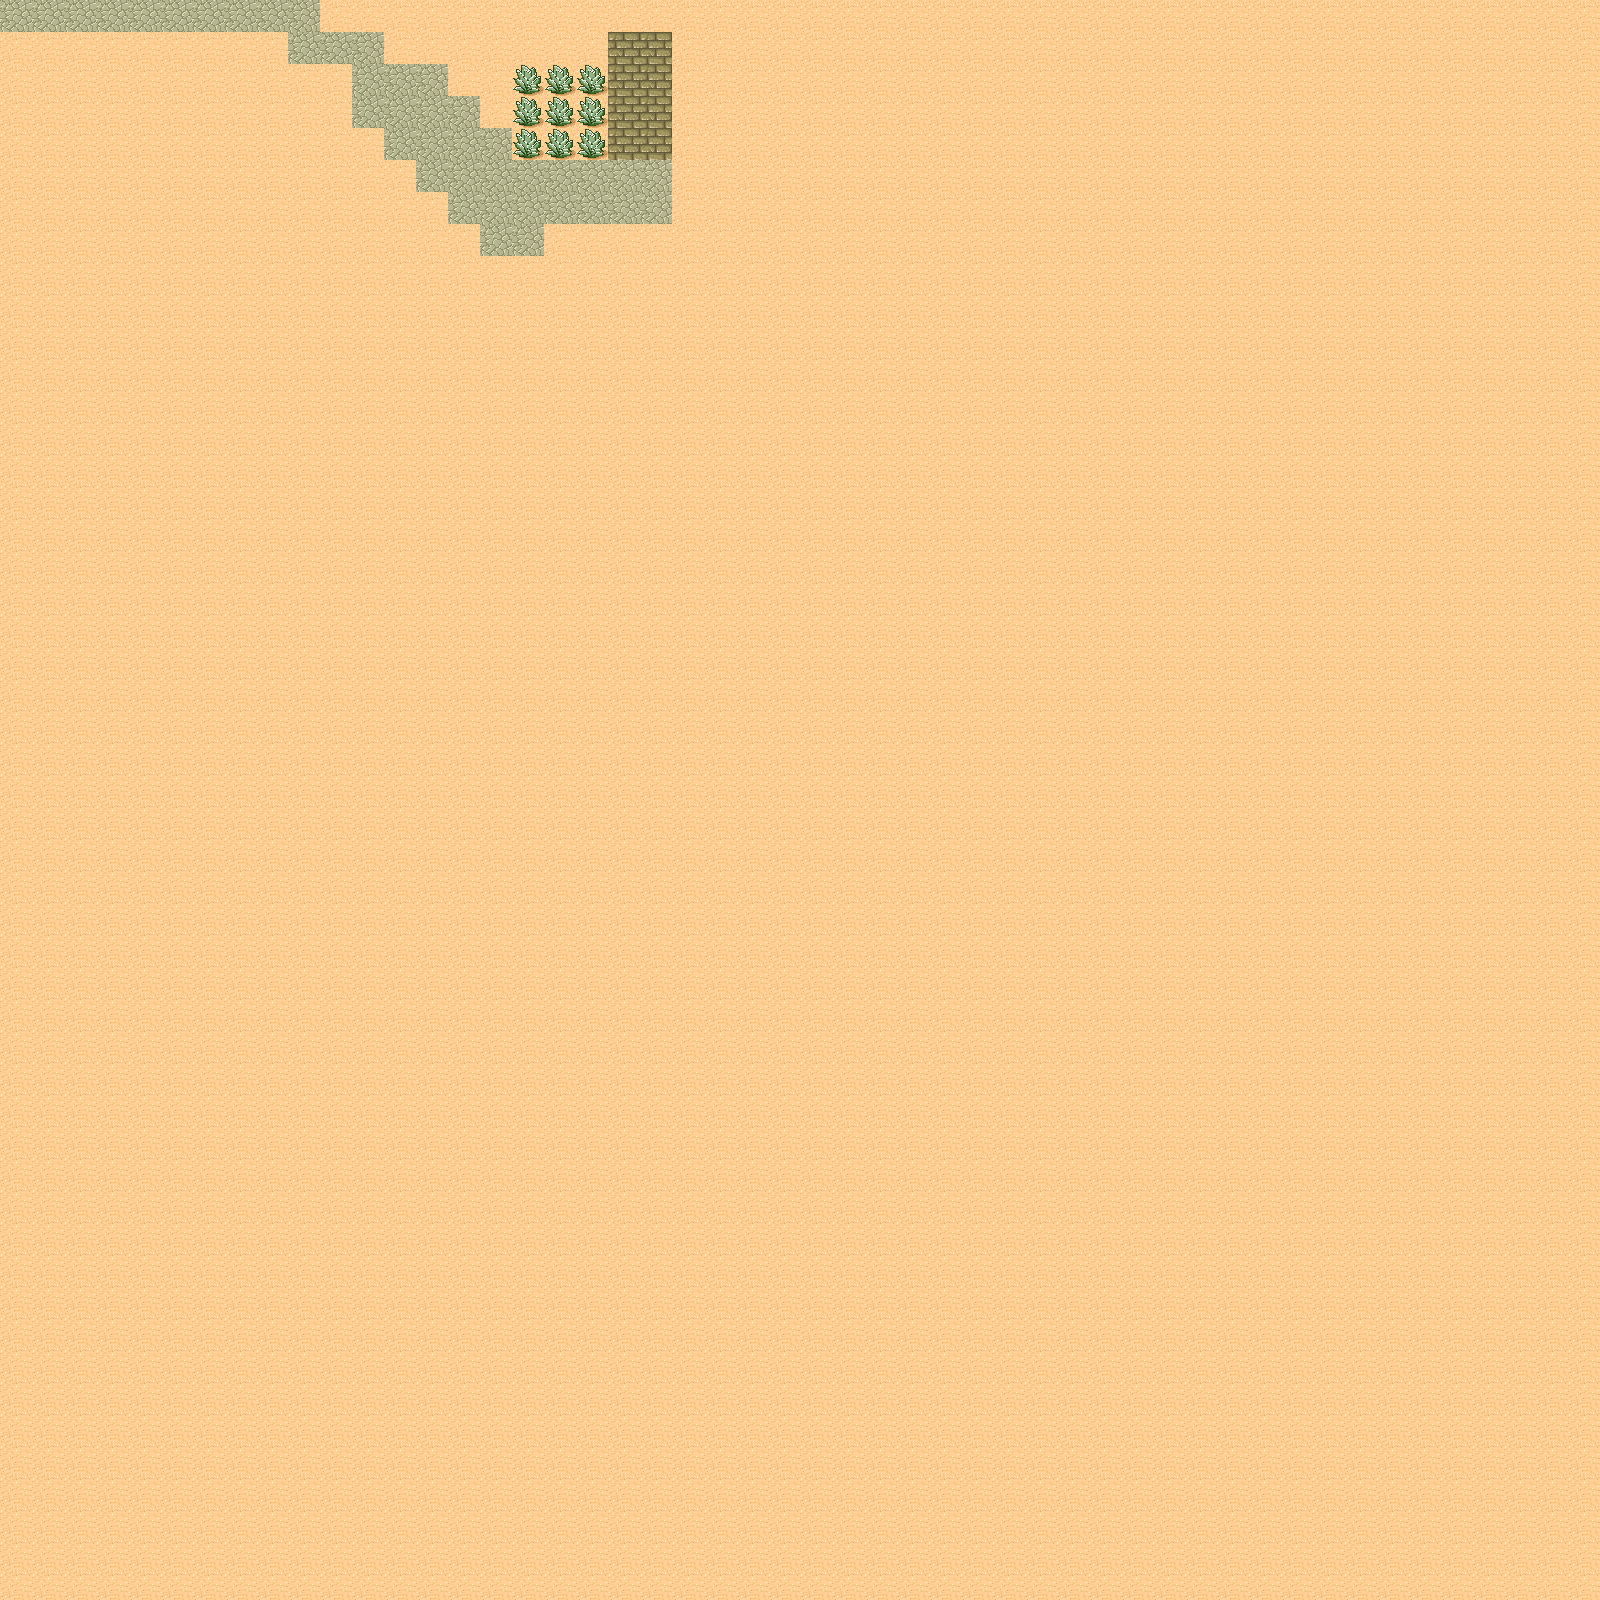

A 2D game scene composited from a Tiled map and its tileset images. What follows is a short description and the map's XML, with each tile layer's data collapsed to a summary:
An orthogonal 50x50 tile map with 32x32 px tiles, 2 tile layers (bg, meta).

<map version="1.0" orientation="orthogonal" width="50" height="50" tilewidth="32" tileheight="32">
 <tileset firstgid="1" name="Tileset" tilewidth="32" tileheight="32" spacing="1" margin="1">
  <image source="tmw_desert_spacing.png" width="265" height="199" />
 </tileset>
 <layer name="bg" width="50" height="50">
  <data>[2500 cells, 2500 non-empty, 3 distinct tile ids]</data>
 </layer>
 <objectgroup name="obj" width="50" height="50" />
 <layer name="meta" width="50" height="50">
  <data>[2500 cells, 8 non-empty, 1 distinct tile ids]</data>
 </layer>
</map>
